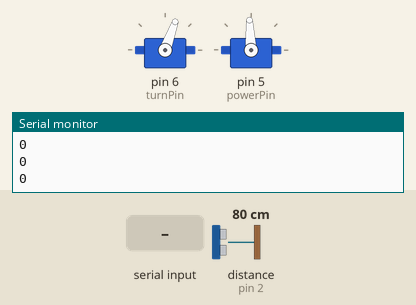
Recording of a sketch running on a simulated Arduino Uno, built with avr-gcc and run on an emulated ATmega328P. Parts: 2 × servo, the last lines printed to the serial monitor. Inputs (shaded band) come from the test bench; at power-on: distance to the obstacle (sensor on pin 2) 80 cm. The echo pulse lasts 58.3 µs per cm.

Above: at 1.2 s.
1.3 s: "E" received over the second serial link
At 2.5 s:
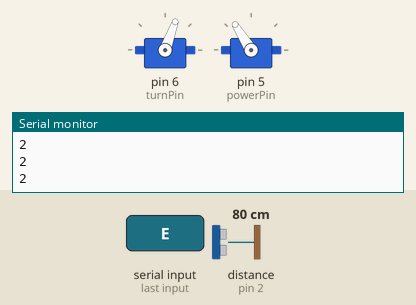
2.9 s: distance to the obstacle (sensor on pin 2) set to 28 cm
4.4 s: distance to the obstacle (sensor on pin 2) set to 23 cm
At 5.4 s:
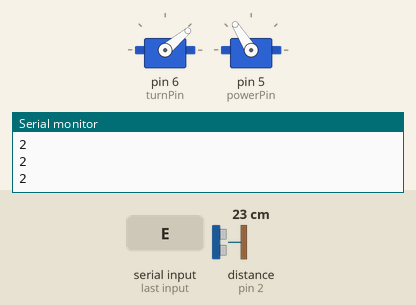
6.0 s: "F" received over the second serial link
At 7.0 s:
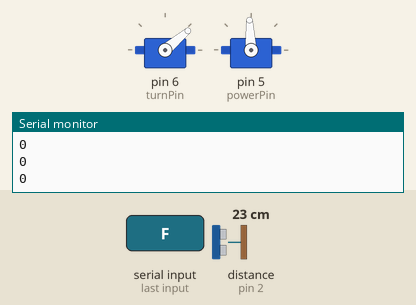
8.0 s: "E" received over the second serial link
At 10.8 s:
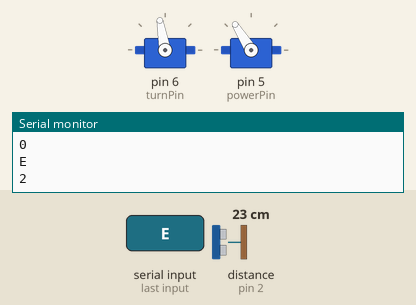
11.0 s: "G" received over the second serial link
At 13.0 s:
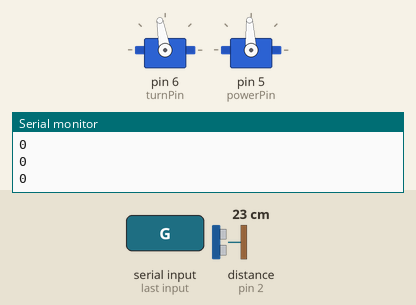
Timing chart, 0 to 14.5 s (numbered marks = the images above; inputs shaded):
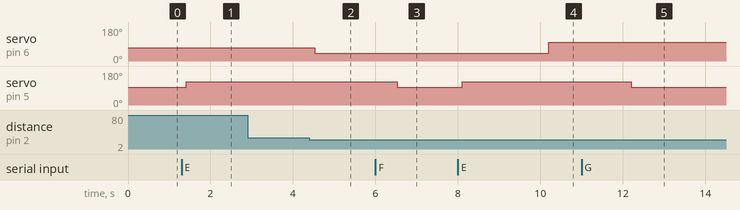

The sketch:

IOS_Version.ino
```cpp
#include <Servo.h> //This tells the program to import some extra functions not usually needed.
#include <SoftwareSerial.h>

SoftwareSerial BT(0,1);

Servo turn;   //This is the name of our servo (the blue machine)
Servo power; //C is for continuous servo (the back wheels).

void checkCommand();
void modeChange();
void roombaMode();
float ultrasonic();
bool wall();
void manualMode();

int UltraTrig=3; //These are the pins which will connect to the ultrasonic sensor.
int UltraEcho=2; //The number corresponds to the pin number on the arduino board.

int LedPin=4;

int turnPin=6;
int powerPin=5;
int av = 70;//angle value
int anglim[2]={40,100};// angle limits
//The angle determines the direction of the car.
//70 is straight ahead
//100 is right
//40 is left

int sv=1500;//speed level
int splim[2]={1000,2000};//speed limit

int playMode = 0; // 0: stop mode; 1: manual mode; 2: roomba mode;
char command='F';// Command received from your phone
int  commandType=0;//0: useless command; 1:driving command; 2: mode change command

//-------------------------------------------------------------------------------------
void setup() {
  turn.attach(turnPin);
  power.attach(powerPin);
  //Tells the arduino that our servo is controlled by which pin


  pinMode(UltraTrig,OUTPUT); //This sets our pins as either input (collected data)
  pinMode(UltraEcho,INPUT);  //Or output (transmitted data)


  Serial.begin(9600); //This is for communication between different devices
  //In this case, it is between the blutooth module and the arduino.

  while(!Serial){
    delay(100);
    //This makes the arduino wait until serial begins to work.
    //The delay of 100ms is to prevent the arduino from looping too often while waiting.
  }
  BT.begin(9600);
  turn.write(70); //Tells the car to begin as going straight ahead.
  Serial.println("Let's start!");
}

void loop() {
  if (playMode == 1 and wall()and sv > 1500){sv=1500;av=70;power.writeMicroseconds(sv);turn.write(av);}
  if(BT.available()){
    checkCommand();
    if(commandType==2){
      modeChange();
      }
    else if (commandType == 1 and playMode == 1){// in manual drive(playMode 1
     manualMode();
     }
    else{
      // it is a useless command
      // or not in manual drive mode (playMode 2)
      // so we dont do anything
      }

    }
  if(playMode == 0){ //stop mode
    sv=1500;
    power.writeMicroseconds(1500);
    }
  else if (playMode == 2){ // roomba mode
    roombaMode();
    }
  Serial.println(playMode);
}

//---------------------------------------------------------------------------------------
// Functions
//***********************************************************
// to determine the play mode
void checkCommand(){
  command = BT.read();
  Serial.println(command);
  if(command=='A' or command=='B' or command=='C' or command=='D' ){commandType = 1;}
  else if(command=='E' or command=='F' or command=='G' or command=='H' ){commandType = 2;}
  else{commandType=0;}
  }

//***********************************************************
//
void modeChange(){
  switch(command){
    case 'F': case 'G':// stop mode
      playMode = 0;
      break;
    case 'H':
      playMode = 1;
      break;
    case 'E':
      playMode = 2;
      break;

    }
  }

//**************************************************************
//
void manualMode(){
  if (wall() and command=='A'){sv=1500;av=70;power.writeMicroseconds(sv);turn.write(av);}
  else{
  switch(command){
        case 'A': // foward
          if(sv!= splim[0]){sv-=125;}
          power.writeMicroseconds(sv);
          break;
        case 'C': // back
          if(sv!= splim[1]){sv+=125;}
          power.writeMicroseconds(sv);
          break;
        case 'D': // left
          Serial.println("CD");
          if(av!= anglim[0]){av-=15;}
          turn.write(av);
          break;
        case 'B': // right
          Serial.println("CB");
          if(av!= anglim[1]){av+=15;}
          turn.write(av);
          break;
      }
  }
}
//***************************************************************88
//
void roombaMode(){
  if(!wall()){
    power.writeMicroseconds(1800);
    turn.write(70);
    }
  else{
    int temp;
    temp = millis()%2;
    temp = 40+temp*60;
    power.writeMicroseconds(1800);
    turn.write(temp);
    delay(2000);
    }
  }
//**********************************************************
//
bool wall(){
  if(ultrasonic()<25){
    return 1;// when a object detected
  }
  return 0;// when it is safe
  }

float ultrasonic() {

  float c = 343; // speed of sound (m/s) at 20 deg C and sea level
  float duration; // echo time duration in microseconds
  float distance; // distance in m

  // send echo pulse of 11us duration
  digitalWrite(UltraTrig, LOW); // start output low initially
  delayMicroseconds(2); // wait for 2 us
  digitalWrite(UltraTrig, HIGH); // make output high
  delayMicroseconds(11); // wait for 11 us
  digitalWrite(UltraTrig, LOW); // make the output low

  duration = pulseIn(UltraEcho, HIGH);

  //Serial.print("\nduration (us) = ");
  //Serial.print(duration);

  duration *= 1.0e-6; // convert duration to seconds

  // 2*distance = speed * time -> distance = speed * time / 2
  distance = c * duration / 2; // distance in m

//  Serial.print("\ndistance (cm) = ");
//  Serial.print(distance*100);
  delay(100);
  return distance*100;

  // wait 100 ms between sensor measurements
  // if the delay is too small there could be measurement errors

}
```

ReadMe.ino
```cpp
/*
  ReadMe file for IOS Version

*/
```

Measured:
- the behaviour switches between 26 and 25 cm on distance to the obstacle (sensor on pin 2) (found by bisection; images 1 and 2)
- after the input at 1.3 s, servo on pin 5 (powerPin): 93° → 122° after 0.11 s
- after the input at 4.4 s, servo on pin 6 (turnPin): 70° → 40° after 0.13 s
- after the input at 6.0 s, servo on pin 5 (powerPin): 122° → 93° after 0.53 s
- after the input at 8.0 s, servo on pin 6 (turnPin): 40° → 100° after 2.2 s; servo on pin 5 (powerPin): 93° → 122° after 0.11 s
- after the input at 11.0 s, servo on pin 5 (powerPin): 122° → 93° after 1.2 s
